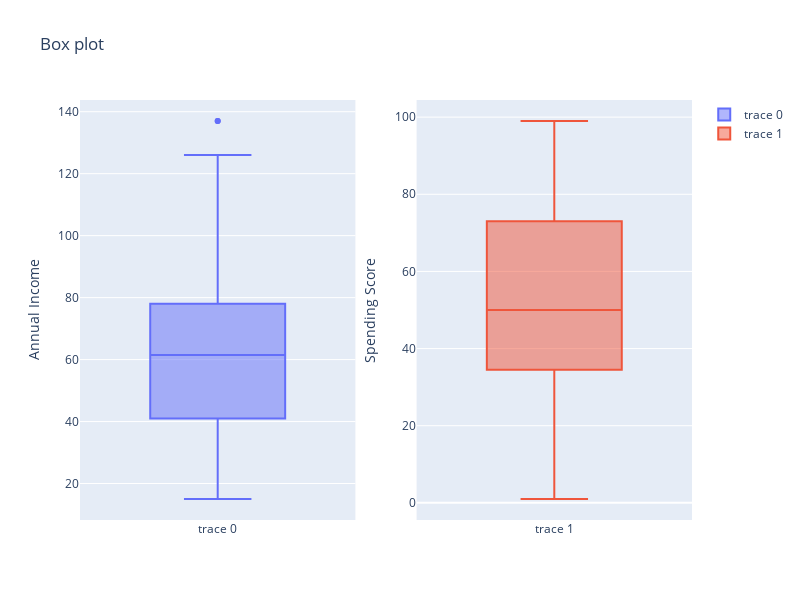

The cell this chart's notebook holds for it:
### Code cell
fig = make_subplots(rows=1, cols=2)

fig.add_trace(
    go.Box(y=df['Annual Income (k$)']),
    row=1, col=1
)

fig.add_trace(
    go.Box(y=df['Spending Score (1-100)']),
    row=1, col=2
)
fig.update_yaxes(title_text="Annual Income", row=1, col=1)
fig.update_yaxes(title_text="Spending Score", row=1, col=2)


fig.update_layout(height=600, width=800, title_text="Box plot")
fig.show()

### Figure 1 — Plotly figure (JSON) as saved in the notebook; plotly's stock layout.template omitted (floating-point values rounded to 4 significant figures; data arrays with more than 128 entries replaced by an {"elided": "..."} marker saying what was removed)
{"data": [{"type": "box", "xaxis": "x", "y": {"elided": "200 int values"}, "yaxis": "y"}, {"type": "box", "xaxis": "x2", "y": {"elided": "200 int values"}, "yaxis": "y2"}], "layout": {"height": 600, "title": {"text": "Box plot"}, "width": 800, "xaxis": {"anchor": "y", "domain": [0, 0.45]}, "xaxis2": {"anchor": "y2", "domain": [0.55, 1]}, "yaxis": {"anchor": "x", "domain": [0, 1], "title": {"text": "Annual Income"}}, "yaxis2": {"anchor": "x2", "domain": [0, 1], "title": {"text": "Spending Score"}}}}
